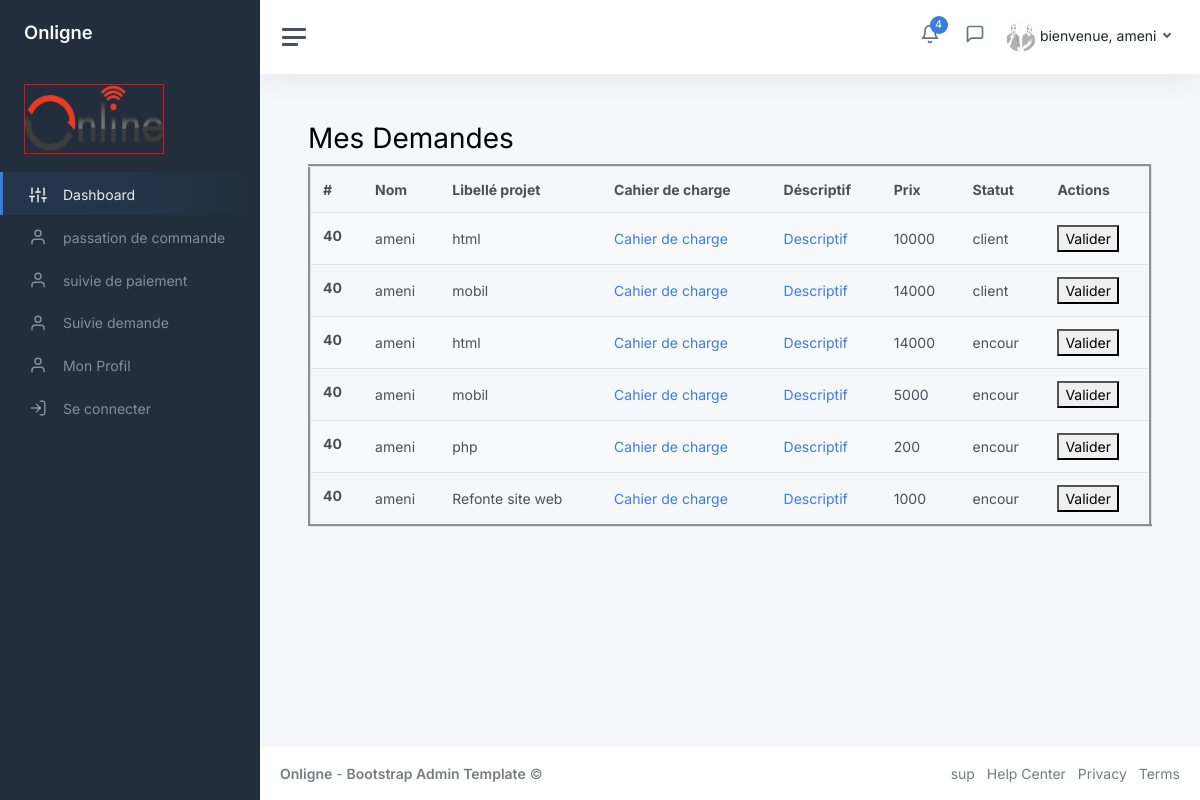
The app's page /espace_client/suivie_demande.php (signed in) with its own data.
### tables this page shows
CREATE TABLE `client` (
  `id_client` int(11) NOT NULL,
  `nom` varchar(40) NOT NULL,
  `prenom` varchar(40) NOT NULL,
  `e-mail` varchar(40) NOT NULL,
  `telephone` int(11) NOT NULL,
  `adress` varchar(40) NOT NULL,
  `type_client` varchar(40) NOT NULL,
  `photo` varchar(300) NOT NULL,
  `mot_de_passe` varchar(40) NOT NULL,
  `etatc` varchar(100) NOT NULL
);

CREATE TABLE `demande` (
  `id_demande` int(11) NOT NULL,
  `date_creation` date NOT NULL,
  `date_d` date NOT NULL,
  `date_f` date NOT NULL,
  `etat` varchar(40) NOT NULL,
  `prix` int(11) NOT NULL,
  `descriptif` text NOT NULL,
  `cahier_charge` varchar(100) NOT NULL,
  `proposition_prix` varchar(100) NOT NULL,
  `id_client` int(11) NOT NULL,
  `id_projet` int(11) NOT NULL
);

CREATE TABLE `projet` (
  `id_projet` int(11) NOT NULL,
  `libelle` varchar(40) NOT NULL
);

### espace_client/continue_demande.php (the view, shortened to what this page needs)
<?php
include "db_connexion.php";
$query = "SELECT c.id_client, c.nom, p.libelle, d.prix, d.etat, d.cahier_charge, d.descriptif,d.id_demande FROM demande d
          INNER JOIN client c ON d.id_client = c.id_client
          INNER JOIN projet p ON d.id_projet = p.id_projet
          WHERE c.id_client = $client_id ";
$result = $conn->query($query);
?>
<main class="content">
<div class="pagetitle">
        <h1>Mes Demandes</h1>
    </div>
  <div class="container-fluid p-0">
    <table class="table table-striped" border="3">
      <thead>
        <tr>
          <th scope="col">#</th>
          <th scope="col">Nom</th>
          <th scope="col">Libellé projet</th>
          <th scope="col">Cahier de charge</th>
          <th scope="col">Déscriptif</th>
          <th scope="col">Prix</th>
          <th scope="col">Statut</th>
          <th scope="col">Actions</th>
        </tr>
      </thead>
      <tbody>
        <?php while ($row = mysqli_fetch_array($result)) { ?>
          <tr>
            <th scope="row"><?php echo $row['id_client']; ?></th>
            <td><?php echo $row['nom']; ?></td>
            <td><?php echo $row['libelle']; ?></td>
            <td>
              <a href="<?php echo $row['cahier_charge']; ?>" target="_blank">Cahier de charge</a>
            </td>
            <td>
              <a href="<?php echo $row['descriptif']; ?>" target="_blank">Descriptif</a>
            </td>
            <td><?php echo $row['prix']; ?></td>
            <td><?php echo $row['etat']; ?></td>
            <td>
              <button class="icon-button" onclick="validerDemande(<?php echo $row['id_demande']; ?>,<?php echo $row['id_client']; ?>)">Valider</button>
            </td>
          </tr>
        <?php } ?>
      </tbody>
    </table>
  </div>
</main>

### espace_client/suivie_demande.php (shortened to what this page needs)
<?php
 $client_id = $_SESSION['id_client'];
 $nomc=$_SESSION['nom'];
 ?>
<!DOCTYPE html>
<html lang="en">
<head>
	<link href="css/app.css" rel="stylesheet">
</head>
<body>
	<div class="wrapper">
<?php
include "menu_client.php";
?>
		<div class="main">
	<?php
include "header.php";
?>
		<?php
include "continue_demande.php";
?>
			<?php
include "footer.php";
?>
		</div>
	</div>
</body>
</html>

### espace_client/menu_client.php
<nav id="sidebar" class="sidebar js-sidebar">
			<div class="sidebar-content js-simplebar">
				<a class="sidebar-brand" href="index.php">
          <span class="align-middle">Onligne</span>
        </a>
 <a class="sidebar-brand" href="index.php">
			<img src="img/avatars/logo.png" style="border-color:#F50615;" border='1' width="140px" height="70px" alt="Icône" class="icone-image"style="text-align: center;">
        </a>
				<ul class="sidebar-nav">
					<li class="sidebar-item active">
						<a class="sidebar-link" href="index.php">
              <i class="align-middle" data-feather="sliders"></i> <span class="align-middle">Dashboard</span>
            </a>
					</li>
					<li class="sidebar-item">
						<a class="sidebar-link" href="passation_commande.php">
              <i class="align-middle" data-feather="user"></i> <span class="align-middle">passation de commande</span>
            </a>
					</li>
					<li class="sidebar-item">
						<a class="sidebar-link" href="suivie_paiement.php">
              <i class="align-middle" data-feather="user"></i> <span class="align-middle">suivie de paiement</span>
            </a>
					</li>
					<li class="sidebar-item">
						<a class="sidebar-link" href="suivie_demande.php">
              <i class="align-middle" data-feather="user"></i> <span class="align-middle">Suivie demande</span>
            </a>
					</li>
					<li class="sidebar-item">
						<a class="sidebar-link" href="profil.php">
              <i class="align-middle" data-feather="user"></i> <span class="align-middle">Mon Profil</span>
            </a>
					</li>
					<li class="sidebar-item">
						<a class="sidebar-link" href="connexion.php">
              <i class="align-middle" data-feather="log-in"></i> <span class="align-middle">Se connecter</span>
            </a>
					</li>
			</div>
		</nav>

### espace_client/header.php (shortened to what this page needs)
<nav class="navbar navbar-expand navbar-light navbar-bg">
				<a class="sidebar-toggle js-sidebar-toggle">
          <i class="hamburger align-self-center"></i>
        </a>
				<div class="navbar-collapse collapse">
					<ul class="navbar-nav navbar-align">
						<li class="nav-item dropdown">
							<a class="nav-icon dropdown-toggle" href="#" id="alertsDropdown" data-bs-toggle="dropdown">
        <div class="position-relative">
            <i class="align-middle" data-feather="bell"></i>
            <span class="indicator">
                <?php
                include "db_connexion.php";
                $id_client = $_SESSION['id_client'];
                $query = "SELECT COUNT(*) AS count FROM demande WHERE etat = 'encour'and id_client = $id_client";
                $result = $conn->query($query);
                if ($result->num_rows > 0) {
                    $row = $result->fetch_assoc();
                    echo $row['count'];
                } else {
                    echo '0';
                }
                ?>
            </span>
        </div>
    </a>
</li>
						<li class="nav-item dropdown">
							<a class="nav-icon dropdown-toggle" href="#" id="messagesDropdown" data-bs-toggle="dropdown">
								<div class="position-relative">
									<i class="align-middle" data-feather="message-square"></i>
								</div>
							</a>
						</li>
						<li class="nav-item dropdown">
							<a class="nav-link dropdown-toggle d-none d-sm-inline-block" href="#" data-bs-toggle="dropdown">
                <?php
         include "db_connexion.php";
         $id_client = $_SESSION['id_client'];
         $sql = "SELECT photo FROM client WHERE id_client = $id_client";
         $res = mysqli_query($conn, $sql);
         if (mysqli_num_rows($res) > 0) {
          $row = mysqli_fetch_assoc($res);
          $photo = $row['photo'];
          if (!empty($photo)) {
            echo '<img width="30px" height="30px" alt="Profile" src="espace_client/uploads/' . $photo . '" class="rounded-circle">';
          } else {
            echo '<img width="30px" height="30px" src="assets/img/img-profil.png" alt="Profile" class="rounded-circle">';
          }
        }
        ?> <span class="text-dark"><?php echo "bienvenue, " . $nomc;?></span>
              </a>
						</li>
					</ul>
				</div>
			</nav>

### espace_client/footer.php
<footer class="footer">
				<div class="container-fluid">
					<div class="row text-muted">
						<div class="col-6 text-start">
							<p class="mb-0">
								<a class="text-muted" href="https://adminkit.io/" target="_blank"><strong>Onligne</strong></a> - <a class="text-muted" href="https://adminkit.io/" target="_blank"><strong>Bootstrap Admin Template</strong></a>								©
							</p>
						</div>
						<div class="col-6 text-end">
							<ul class="list-inline">
								<li class="list-inline-item">
									<a class="text-muted" href="https://adminkit.io/" target="_blank">sup</a>
								</li>
								<li class="list-inline-item">
									<a class="text-muted" href="https://adminkit.io/" target="_blank">Help Center</a>
								</li>
								<li class="list-inline-item">
									<a class="text-muted" href="https://adminkit.io/" target="_blank">Privacy</a>
								</li>
								<li class="list-inline-item">
									<a class="text-muted" href="https://adminkit.io/" target="_blank">Terms</a>
								</li>
							</ul>
						</div>
					</div>
				</div>
			</footer>

### records on screen
client: photo (picture)
demande: id_client.id_client "40", id_client.nom "ameni", id_projet.libelle "html", prix "10000", etat "client"
demande: id_client.id_client "40", id_client.nom "ameni", id_projet.libelle "mobil", prix "14000", etat "client"
demande: id_client.id_client "40", id_client.nom "ameni", id_projet.libelle "html", prix "14000", etat "encour"
demande: id_client.id_client "40", id_client.nom "ameni", id_projet.libelle "mobil", prix "5000", etat "encour"
demande: id_client.id_client "40", id_client.nom "ameni", id_projet.libelle "php", prix "200", etat "encour"
demande: id_client.id_client "40", id_client.nom "ameni", id_projet.libelle "Refonte site web", prix "1000", etat "encour"

### other values on screen
$row['count'] "4"
$nomc "ameni"
